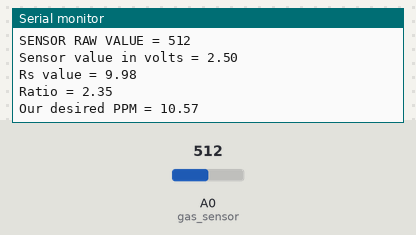
Bench run of a sketch on a simulated Arduino Uno, built with avr-gcc and run on an emulated ATmega328P. Parts: the last lines printed to the serial monitor. The inputs (shaded band) are chosen by the test bench; at power-on: A0 (gas_sensor) = 512.

Above: at 1.8 s.
1.9 s: A0 (gas_sensor) set to 0
At 2.9 s:
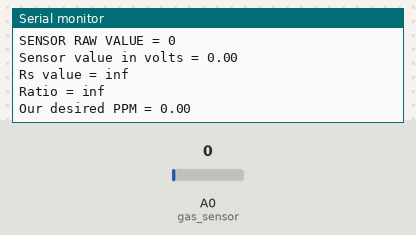
3.6 s: A0 (gas_sensor) set to 1023
At 5.0 s:
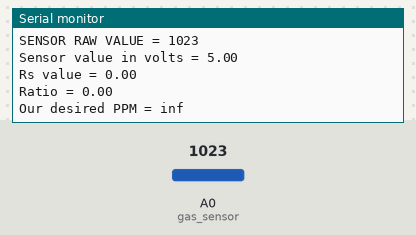
Timing chart, 0 to 6.6 s (numbered marks = the images above; inputs shaded):
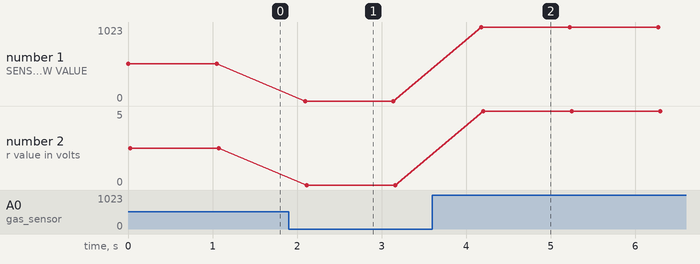

The sketch:

calibrated_mq135.ino
```cpp
int gas_sensor = A0; //Sensor pin
float m = -0.3376; //Slope
float b = 0.7165; //Y-Intercept
float R0 = 4.25; //Sensor Resistance in fresh air from previous code

void setup() {
  Serial.begin(9600); //Baud rate

  pinMode(gas_sensor, INPUT); //Set gas sensor as input
}

void loop() {

  float sensor_volt; //Define variable for sensor voltage
  float RS_gas; //Define variable for sensor resistance
  float ratio; //Define variable for ratio
  int sensorValue = analogRead(gas_sensor); //Read analog values of sensor
  Serial.print("SENSOR RAW VALUE = ");
  Serial.println(sensorValue);
  sensor_volt = sensorValue*(5.0/1023.0); //Convert analog values to voltage
  Serial.print("Sensor value in volts = ");
  Serial.println(sensor_volt);
  RS_gas = ((5.0*10.0)/sensor_volt)-10.0; //Get value of RS in a gas
  Serial.print("Rs value = ");
  Serial.println(RS_gas);
  ratio = RS_gas/R0;  // Get ratio RS_gas/RS_air

  Serial.print("Ratio = ");
  Serial.println(ratio);
  float ppm_log = (log10(ratio)-b)/m; //Get ppm value in linear scale according to the the ratio value
  float ppm = pow(10, ppm_log); //Convert ppm value to log scale
  Serial.print("Our desired PPM = ");
  Serial.println(ppm);

  delay(1000);
}
```

Measured:
- after the input at 1.9 s, the serial monitor: prints a new line after 0.19 s (image 1)
- after the input at 3.6 s, the serial monitor: prints a new line after 0.58 s (image 2)
- plotted number 1: 512 → 0 after the input at 1.9 s, 0 → 1023 after the input at 3.6 s
- plotted number 2: 2.5 → 0 after the input at 1.9 s, 0 → 5 after the input at 3.6 s
